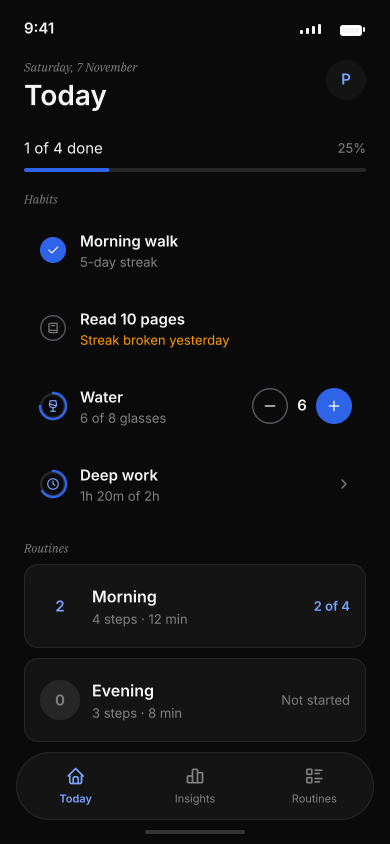
#> input picture design/archive/renders/01-today.png, 780 x 1688 px, found by its file name (shown at 1/2 size); its folder holds 4 pictures in this run
$ python m17.py
#> lines starting #> are read from the running program, lines starting #| are printed output that depends on the picture; after the words box and inside, x2 and y2 are one past the last pixel; in counts of white or black regions, pixels touching at a corner belong together
from PIL import Image
import numpy as np
base = 'D:/Apps/projects/habit_tracker/design/renders/'

def m(f):
#> called with f = '01-today'
    return np.array(Image.open(base + f + '.png').convert('RGB')).astype(int)

def bb(mask, y0, y1, x0, x1):
    s = mask[y0:y1, x0:x1]
    ys, xs = np.where(s)
    if len(xs) == 0:
        return None
    return (int(x0+xs.min()), int(y0+ys.min()), int(x0+xs.max()), int(y0+ys.max()))

for f in ['01-today', '06-insights', '08-routines', '07-empty']:
    im = m(f)
    ink = (np.abs(im - 10).max(axis=2) > 4)
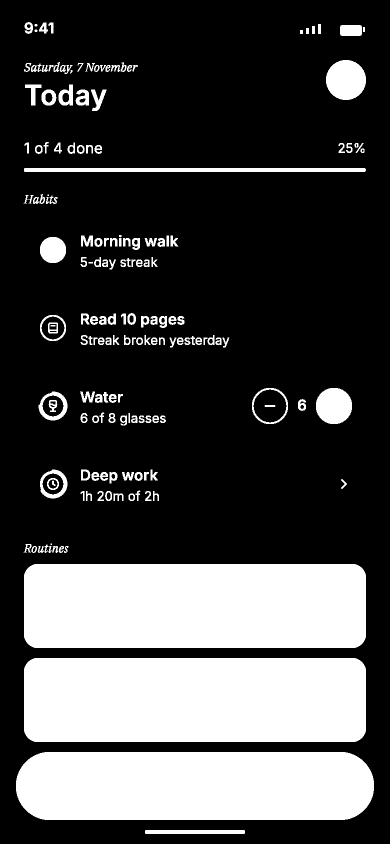
#> ink: shape (1688, 780) bool (shown at 1/2 size); 27.9% white; 169 white regions (2 under 20 px), largest, box (x1, y1, x2, y2) and area: (48, 1128, 732, 1296) 114288, (48, 1316, 732, 1484) 114288, (32, 1504, 748, 1640) 93560
    print('==', f)
    print(' kicker', bb(ink, 110, 155, 40, 400))
#> in bb, `s = mask[y0:y1, x0:x1]`:
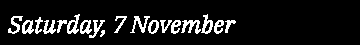
#> s: shape (45, 360) bool; 10% white in thin lines or dots, all inside (x1, y1, x2, y2) = (8, 14, 236, 38)
#> in bb, `ys, xs = np.where(s)`: ys = 1618 values from 14 to 37; xs = 1618 values, max 235 at index 401, min 8 at index 1088, mean 119.5
#|  kicker (48, 124, 275, 147)
    print(' title', bb(ink, 155, 230, 40, 500))
#> call 2 of bb, with y0 = 155, y1 = 230, x0 = 40, x1 = 500
#> in bb (call 2), `s = mask[y0:y1, x0:x1]`:
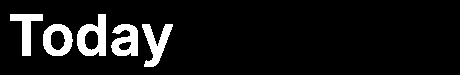
#> s: shape (75, 460) bool; 8.8% white; 5 white regions, box (x1, y1, x2, y2) and area: (77, 14, 106, 56) 717, (142, 24, 173, 67) 601, (111, 24, 138, 56) 591, (43, 24, 73, 56) 570, (10, 14, 43, 56) 546
#> in bb (call 2), `ys, xs = np.where(s)`: ys = 3025 values from 14 to 66; xs = 3025 values, max 172 at index 395, min 10 at index 0, mean 93.04
#|  title (50, 169, 212, 221)
    print(' avatar/action', bb(ink, 110, 210, 630, 760))
#> call 3 of bb, with y0 = 110, y1 = 210, x0 = 630, x1 = 760
#> in bb (call 3), `s = mask[y0:y1, x0:x1]`:
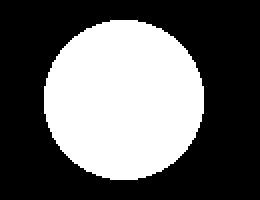
#> s: shape (100, 130) bool (shown 2 times larger); 38.8% white; 1 white region, box (x1, y1, x2, y2) and area: (22, 10, 102, 90) 5040
#> in bb (call 3), `ys, xs = np.where(s)`: ys = 5040 values from 10 to 89; xs = 5040 values, max 101 at index 2039, min 22 at index 1960, mean 61.5
#|  avatar/action (652, 120, 731, 199)
    # section labels (italic)
    for y0 in range(240, 1400, 10):
        pass
#> (the run stopped early here; a loop or call above may not have finished)
